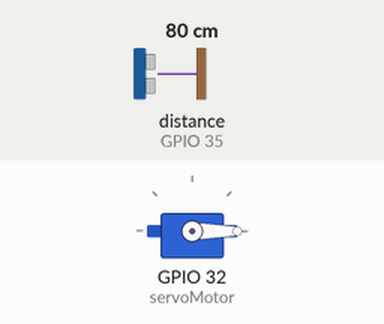
Bench run of a sketch on a simulated ESP32. Shown: servo. Wiring (inferred from the names in the program): ultrasonic range finder: trigger GPIO 34; echo GPIO 35. Inputs (shaded band) come from the test bench; at power-on: distance to the obstacle (sensor on GPIO 35) 80 cm. The echo pulse lasts 58.3 µs per cm; WiFi joins after 1.5 s; servers stay silent unless stated; uploads are accepted with an empty reply; what the sketch prints to the serial monitor is not drawn.

Above: at 2.7 s.
2.8 s: distance to the obstacle (sensor on GPIO 35) set to 13 cm
4.3 s: distance to the obstacle (sensor on GPIO 35) set to 10 cm
At 5.4 s:
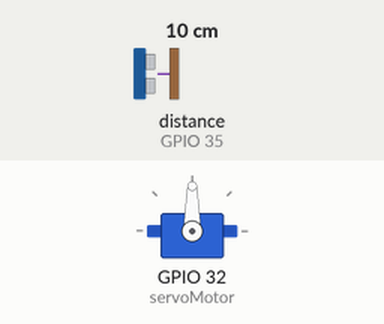
6.0 s: distance to the obstacle (sensor on GPIO 35) set to 18 cm
At 7.2 s:
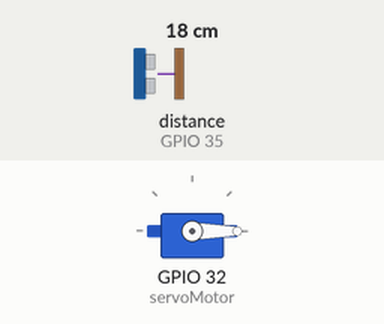
8.1 s: distance to the obstacle (sensor on GPIO 35) set to 2 cm
At 8.5 s:
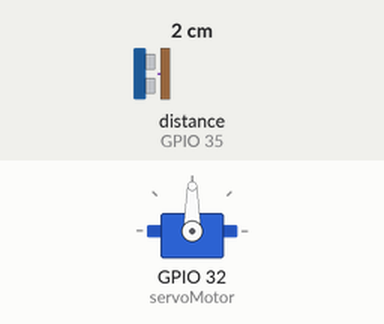
Timing chart, 0 to 10.6 s (numbered marks = the images above; inputs shaded):
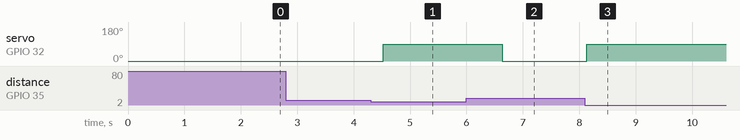

The sketch:

arduino.ino
```cpp
#include <WiFi.h>
#include <HTTPClient.h>
#include <ESP32Servo.h>

const int trigPin = 34;
const int echoPin = 35;
Servo servoMotor;

const char* ssid = "S22+ de Gustavo";
const char* password = "12345678";
const String serverURL = "http://192.168.194.137:8000/logging";

void setup() {
  pinMode(trigPin, OUTPUT);
  pinMode(echoPin, INPUT);
  servoMotor.attach(32);
  servoMotor.write(0);
  Serial.begin(115200);

  Serial.print("Conectando-se ao WiFi");
  WiFi.begin(ssid, password);
  while (WiFi.status() != WL_CONNECTED) {
    delay(500);
    Serial.print(".");
  }
  Serial.println("\nConectado ao WiFi.");
}

void loop() {
  int distanciaLimite = 10;

  digitalWrite(trigPin, HIGH);
  delayMicroseconds(10);
  digitalWrite(trigPin, LOW);
  long duracao = pulseIn(echoPin, HIGH);
  int distancia = duracao * 0.034 / 2;

  Serial.print("Distancia: ");
  Serial.print(distancia);
  Serial.print(" cm | Limiar: ");
  Serial.print(distanciaLimite);
  Serial.println(" cm");

  if (distancia <= distanciaLimite) {
    servoMotor.write(90);
    if (WiFi.status() == WL_CONNECTED) {
      HTTPClient http;

      http.begin(serverURL);
      http.addHeader("Content-Type", "application/json");

      String payload = "{\"distancia\": " + String(distancia) + "}";
      int httpResponseCode = http.POST(payload);

      if (httpResponseCode > 0) {
        Serial.print("Resposta do servidor: ");
        Serial.println(httpResponseCode);
      } else {
        Serial.print("Erro ao enviar os dados: ");
        Serial.println(http.errorToString(httpResponseCode).c_str());
      }

      http.end();
    } else {
      Serial.println("Falha na conexão WiFi.");
    }
  } else if (distancia < 440) {
    servoMotor.write(0);
  }

  delay(500);
}
```

Measured:
- the behaviour switches between 12 and 11 cm on distance to the obstacle (sensor on GPIO 35) (found by bisection; images 0 and 1)
- after the input at 2.8 s, every drawn part: stays the same
- after the input at 4.3 s, servo on GPIO 32 (servoMotor): 0° → 90° after 0.22 s
- after the input at 6.0 s, servo on GPIO 32 (servoMotor): 90° → 0° after 0.63 s
- after the input at 8.1 s, servo on GPIO 32 (servoMotor): 0° → 90° at once
